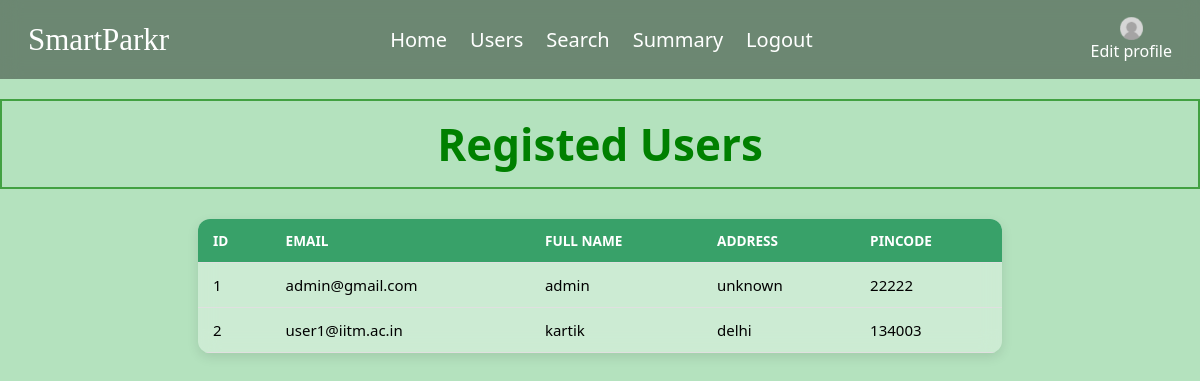
Page /allusers (signed in) on the committed database.
### models/models.py (models this page shows, shortened)
class User(db.Model):
    id = db.Column(db.Integer,primary_key = True)
    email = db.Column(db.String(32),unique=True,nullable=False)
    passhash = db.Column(db.String(512),nullable = False)
    name = db.Column(db.String(64),nullable=False)
    address = db.Column(db.String(200))
    pincode = db.Column(db.String(10))
    role = db.Column(db.String(10),default = 'user',nullable=False)
    @property
    def password(self):
        raise AssertionError('password is not a readable Attribute')

### controllers/admin_all_users.py (the view)
@app.route('/allusers')
def allusers():
    if 'user_id' not in session:
        flash('Please login to Continue')
        return redirect(url_for('login'))
    users = User.query.all()
    data = [[user.id, user.email, user.name, user.address, user.pincode]
            for user in users]
    return render_template("admin_all_users.html", data=data)

### templates/admin_all_users.html (shortened to what this page needs)
<!DOCTYPE html>
<html lang="en">
<head>
    <link rel="stylesheet" href="../static/css/admin_all_users.css">
</head>
<body>
    {% include 'admin_navbar.html' %}
    <h1>Registed Users</h1>
    <div class="table-container">
        <table>
            <thead>
                <tr>
                    <th>ID</th>
                    <th>Email</th>
                    <th>Full Name</th>
                    <th>Address</th>
                    <th>Pincode</th>
                </tr>
            </thead>
            <tbody>
                {% for user in data%}
                <tr>
                    <td>{{user[0]}}</td>
                    <td>{{user[1]}}</td>
                    <td>{{user[2]}}</td>
                    <td>{{user[3]}}</td>
                    <td>{{user[4]}}</td>
                </tr>
                {% endfor %}
            </tbody>
        </table>
    </div>
</body>
</html>

### static/css/admin_all_users.css (style rules this page uses)
body { background-color: #18a73652; font-family: "Segoe UI", Tahoma, Geneva, Verdana, sans-serif; margin: 0; }
h1 { color: #008000; text-align: center; margin-top: 20px; margin-bottom: -8px; font-size: 44px; padding: 13px; border: 2px solid #42a142; }
.table-container { display: flex; background: rgb(253 255 253 / 33%); backdrop-filter: blur(10px); -webkit-backdrop-filter: blur(10px); border-radius: 12px; box-shadow: 0 4px 12px rgba(0, 0, 0, 0.1); max-width: 67%; overflow-x: auto; margin: 38px auto; font-size: 15px; font-weight: 500; }
table { width: 100%; border-collapse: collapse; text-align: left; }
thead { background-color: #38a169; color: white; }
th, td { padding: 12px 15px; border-bottom: 1px solid #e0e0e0; }
th { text-transform: uppercase; font-size: 0.85rem; }

### templates/admin_navbar.html (style rules this page uses)
* { margin: 0; padding: 0; font-family: 'Segoe UI', Tahoma, Geneva, Verdana, sans-serif; }

### rows in the picture
User: id "1", email "admin@gmail.com", name "admin", address "unknown", pincode "22222"
User: id "2", email "user1@iitm.ac.in", name "kartik", address "delhi", pincode "134003"
